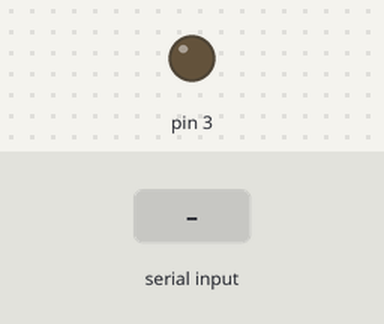
The sketch below on a simulated Arduino Uno, built with avr-gcc and run on an emulated ATmega328P. On the bench: output pins drawn as LEDs (lit = HIGH). The test bench sets the inputs (shaded band).

Above: at 1.2 s.
1.3 s: "a" received over Serial
At 1.7 s:
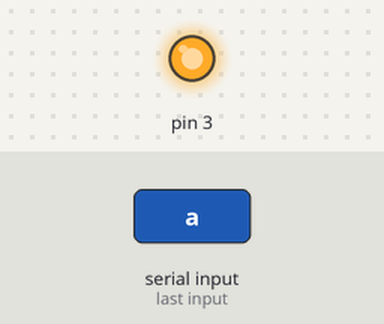
2.8 s: "b" received over Serial
At 4.0 s:
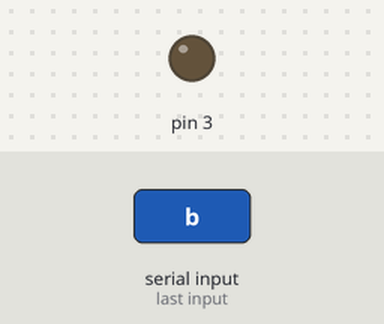
Timing chart, 0 to 5.8 s (numbered marks = the images above; inputs shaded):
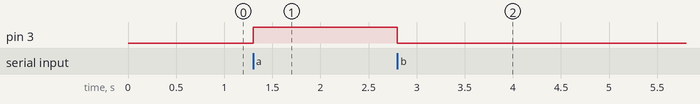

The sketch:

Serial.30602.ino
```cpp
void setup() {
  Serial.begin(9600);
  pinMode(3, OUTPUT);
}

void loop() {
  if(Serial.available() > 0) {
    char sData= Serial.read();
    if(sData=='a') {
      digitalWrite(3, HIGH);
    }
    else if(sData=='b') {
      digitalWrite(3, LOW);
    }
  }
}
```

Measured:
- after the input at 1.3 s, pin 3: LOW → HIGH at once
- after the input at 2.8 s, pin 3: HIGH → LOW at once
